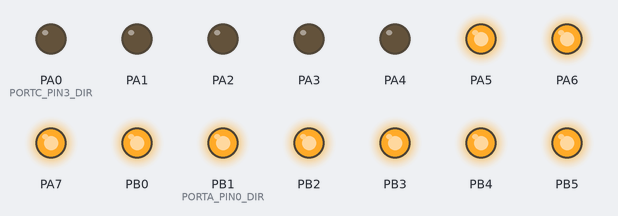
Bench run of a program on a simulated ATmega32, built with avr-gcc and emulated at 8 MHz (the files do not name the chip). Parts: output pins drawn as LEDs (lit = HIGH).

Above: at 0.1 s.
Timing chart, 0 to 1.6 s (numbered marks = the images above):
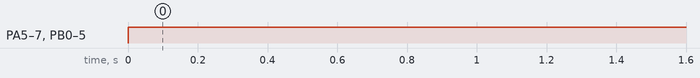

The program:

main.c
```c
/**
 ******************************************************************************
 * @file           :
 * @author         : Abdelrahman Ellithy
 */
#define F_CPU 8000000
#include "MCAL/PORT/PORT_interface.h"
#include "HAL/LCD Driver/CLCD_interface.h"
#include "LIB/STD_TYPES.h"
#include "LIB/BIT_OPERATIONS.h"
#include "MCAL/UART/UART_Interface.h"
u8 UARTDATA=0xff;
int main(void)
{
	PORT_voidInit();
	UART_Init();
	UART_RX_InterruptEnable();
	sei();
	while(1){
		if(UARTDATA!=0xff){
			UART_SendByte('\r');
			UART_SendByte('\n');
			UART_SendByte(UARTDATA);
			UART_SendByte('\r');
			UART_SendByte('\n');
			UARTDATA=0xff;
		}
	}
}
```

CLCD_config.h
```c
/*
 * CLCD_Config.h
 * SW Component : CLCD
 * Layer :HAL
 *  Author: Abdelrahman Ellithy
 */

#ifndef CLCD_CONFIG_H_
#define CLCD_CONFIG_H_

#include "../../MCAL/GPIO/GPIO_Interface.h"
/***************************************************************************************/
/* LCD Mode */

/* $ Options :-
	1- 4
	2- 8
 */
#define CLCD_MODE  8
/* $ Options :-
	1- CLCd_2_16
	2- CLCd_4_16
	3- CLCd_4_20
 */

#define CLCD_Type  CLCd_2_16


/***************************************************************************************/


/* D0 ------> D7 */
/*

  Options:-
 	 1-DIO_PORTA
 	 2-DIO_PORTB
 	 3-DIO_PORTC
 	 4-DIO_PORTD

 */
/***************************************************************************************/


#define CLCD_DATA_PORT      GPIO_PORTB

/* RS,RW,EN */
#define CLCD_CONTROL_PORT   GPIO_PORTC

/***************************************************************************************/


/*

 Options:-
 	 1-DIO_PIN0
 	 2-DIO_PIN1
 	 3-DIO_PIN2
 	 4-DIO_PIN3
 	 5-DIO_PIN4
 	 6-DIO_PIN5
 	 7-DIO_PIN6
 	 8-DIO_PIN7

 */
#define CLCD_RS             GPIO_PIN0
//#define CLCD_RW             DIO_PIN1 alwaws connected to ground
#define CLCD_EN             GPIO_PIN1

#define Cursor_Mode lcd_DisplayOn_CursorOff
/***************************************************************************************/


#endif /* CLCD_CONFIG_H_ */
```

CLCD_interface.h
```c
/*
 *<<<<<<<<<<<<<<<<<<<<<<<<<<<<<<<<<<<<<<<<<<<<    CLCD_interface.h    >>>>>>>>>>>>>>>>>>>>>>>>>>>>>>>>>>>>>>>>>>>>>
 *
 *  Author : Abdelrahman Ellithy
 *
 */

#ifndef LCD_INTERFACE_H_
#define LCD_INTERFACE_H_
#include "CLCD_config.h"


#if   CLCD_MODE == 4
#define FOUR_BITS                     0x28          //4 bits mode initialization
#elif CLCD_MODE == 8
#define EIGHT_BITS                    0x38          //8 bits mode initialization (8-bit data, 2-line display, 5 x 7 font )
#endif

#if CLCD_Type == CLCd_4_16
	#define CLCD_ROW_3   3
	#define CLCD_ROW_4   4
	#define lcd_Line_3	                  0x90          // set cursor line 3
	#define lcd_Line_4	                  0xD0          // set cursor line 4
#elif CLCD_Type == CLCd_4_20
	#define CLCD_ROW_3   3
	#define CLCD_ROW_4   4
	#define lcd_Line_3	                  0x94          // set cursor line 3
	#define lcd_Line_4	                  0xD4          // set cursor line 4
	#define CLCD_COL_17  17
	#define CLCD_COL_18  18
	#define CLCD_COL_19  19
	#define CLCD_COL_20  20
#endif

#define lcd_DisplayOn_CursorOff       0x0c          // display on, cursor off, don't blink character
#define lcd_DisplayOn_CursorOn        0x0e          // display on, cursor on, don't blink character
#define lcd_DisplayOff_CursorOff      0x08          // turn display off
#define lcd_Clear                     0x01          //replace all characters with ASCII 'space'
#define lcd_EntryMode                 0x06          // shift cursor from left to right on read/write
#define lcd_Home                      0x02          // return cursor to first position on first line
#define lcd_CGRAM                     0x40          // the first Place/Address at CGRAM
#define lcd_Line_1	                  0x80          // set cursor line 1
#define lcd_Line_2	                  0xC0          // set cursor line 2
#define lcd_FunctionReset             0x30          // reset the LCD


/***************************************************************************************/


#define CLCD_ROW_1   1
#define CLCD_ROW_2   2

#define CLCD_COL_1   1
#define CLCD_COL_2   2
#define CLCD_COL_3   3
#define CLCD_COL_4   4
#define CLCD_COL_5   5
#define CLCD_COL_6   6
#define CLCD_COL_7   7
#define CLCD_COL_8   8
#define CLCD_COL_9   9
#define CLCD_COL_10  10
#define CLCD_COL_11  11
#define CLCD_COL_12  12
#define CLCD_COL_13  13
#define CLCD_COL_14  14
#define CLCD_COL_15  15
#define CLCD_COL_16  16

/***************************************************************************************/

void CLCD_voidInit                      ( void                                  );
void CLCD_voidSendData                  ( u8 Copy_u8Data                        );
void CLCD_voidSendCommand               ( u8 Copy_u8Commend                     );
void CLCD_voidSendString                ( u8 * Copy_u8ptrString					);
void CLCD_voidSendNumber                ( u64 Copy_u64Number                    );
void CLCD_voidSetPosition               ( u8 Copy_u8Row         , u8 Copy_u8Col );
void CLCD_voidClearScreen               (void                                   );

/***************************************************************************************/

#endif /* LCD_INTERFACE_H_ */
```

BIT_OPERATIONS.h
```c
/*
 * BIT_OPERATIONS.h
 *
 * Created: 2023-08-05 10:37:02 AM
 *  Author: lenovo
 */


#ifndef BIT_OPERATIONS_H_
#define BIT_OPERATIONS_H_

#define SET_REG(Reg)				(Reg|=0xFF)
#define MASK_REG(Reg,val)			(Reg&=val)
#define CLEAR_REG(Reg)				(Reg&=0x00)
#define TOGGLE_REG(Reg)				(Reg^=0xFF)
#define WRITE_REG(Reg,Val)			(Reg=Val)
#define GET_REG(Reg, val)			(val=(Reg & 0xFF ))

#define CLEAR_bits(Reg,bits)		(Reg&=~(bits))
#define Set_bits(Reg,bits)			(Reg|=bits)
#define CLEAR_High_nipple(Reg)		(Reg&=0x0f)
#define CLEAR_low_nipple(Reg)		(Reg&=0xf0)


#define SET_BIT(Reg,bit)			 (Reg|=(1<<bit) )
#define CLEAR_BIT(Reg,bit)			 (Reg&=~(1<<bit) ) // 0000 0001 >~ 1111 1110
#define TOGGLE_BIT(Reg,bit)			 (Reg^=(1<<bit) )
#define GET_BIT(Reg,bit)			 ((Reg>>bit) &0x01 )


# define sei()  __asm__ __volatile__ ("sei" ::)
# define cli()  __asm__ __volatile__ ("cli" ::)


# define ret()  __asm__ __volatile__ ("ret" ::)
# define reti() __asm__ __volatile__ ("reti" ::)


#endif /* BIT_OPERATIONS_H_ */
```

STD_TYPES.h
```c
//
// Created by lenovo on 2024-05-05.
//

#ifndef LEC_CODES_STD_TYPES_H
#define LEC_CODES_STD_TYPES_H

#define OK           	0
#define NOK          	1
#define BUSY_STATE	 	3
#define TIMEOUT_STATE   4

#define NULL ((void *)0)

typedef unsigned char	     u8 ;
typedef unsigned short		 u16;
typedef unsigned long		 u32;
typedef unsigned long long	 u64;

typedef signed char          s8 ;
typedef signed short		 s16 ;
typedef signed long			 s32 ;

typedef float				f32 ;
typedef double				f64 ;

#define TRUE 1
#define FALSE 0
#define NULLPTR   ((void*)0)


#endif //LEC_CODES_STD_TYPES_H
```

GPIO_Interface.h
```c
/*
 * GPIO_Interface.h
 * SW Component : GPIO
 * Layer :MCAl
 * Created: 2024-07-02 10:39:15 PM
 *  Author: Abdelrahman Ellithy
 */


#ifndef GPIO_INTERFACE_H_
#define GPIO_INTERFACE_H_

#include "../../LIB/STD_TYPES.h"


// macros for user to interface with GPIO

#define GPIO_PORTA		 0x01
#define GPIO_PORTB       0x02
#define GPIO_PORTC       0x03
#define GPIO_PORTD       0x04

#define GPIO_PIN0		 0x00
#define GPIO_PIN1		 0x01
#define GPIO_PIN2		 0x02
#define GPIO_PIN3		 0x03
#define GPIO_PIN4		 0x04
#define GPIO_PIN5		 0x05
#define GPIO_PIN6		 0x06
#define GPIO_PIN7		 0x07

typedef enum{
	 PIN0	=	 0x00,
	 PIN1	=	 0x01,
	 PIN2	=	 0x02,
	 PIN3	=	 0x03,
	 PIN4	=	 0x04,
	 PIN5	=	 0x05,
	 PIN6	=	 0x06,
	 PIN7	=	 0x07
}GPIO_PIN;

#define GPIO_PIN_HIGH	 0x01
#define GPIO_PIN_LOW 	 0x00


#define GPIO_PIN_OUTPUT	 0x01
#define GPIO_PIN_INPUT 	 0x00


#define GPIO_PORT_HIGH	 0xFF
#define GPIO_PORT_LOW 	 0x00


// Function prototypes for user to interface with GPIO

void GPIO_PIN_WRITE(u8 PortName,GPIO_PIN PinNumber, u8 Value );

void GPIO_PIN_TOGGLE(u8 PortName,GPIO_PIN PinNumber );

void GPIO_PIN_Init(u8 PortName,u8 PinNumber, u8 Value );

void GPIO_Read_PIN_Value(u8 PortName,u8 PinNumber, u8* Value );

void GPIO_PORT_WRITE(u8 PortName, u8 Value );

void GPIO_Set_PORT_Direction(u8 PortName, u8 Value );

void GPIO_PORT_TOGGLE(u8 PortName, u8 Value );

void GPIO_Read_PORT_Value(u8 PortName, u8* Value );


#endif /* GPIO_INTERFACE_H_ */
```

PORT_Config.h
```c
/*
******************************************
 * Created: 2023-07-12 7:00:12 PM
 *  Author: Abdelrahman Ellithy
 *  File name= PORT_Config.h
 *  Author : Abdekrahman Ellithy
 *  Layer  : MCAL
 *  Software Component   : PORT
 */

#ifndef PORT_CONFIG_H_
#define PORT_CONFIG_H_

/************* PINS Direction   *********************/

#define DIO_INPUT  0
#define DIO_OUTPUT 1

/*
	$ Options :-

		1- DIO_INPUT
		2- DIO_OUTPUT

*/

#define PORTA_PIN0_DIR				DIO_OUTPUT //0
#define PORTA_PIN1_DIR				DIO_OUTPUT  // 1
#define PORTA_PIN2_DIR				DIO_OUTPUT
#define PORTA_PIN3_DIR				DIO_OUTPUT
#define PORTA_PIN4_DIR				DIO_OUTPUT
#define PORTA_PIN5_DIR				DIO_OUTPUT
#define PORTA_PIN6_DIR				DIO_OUTPUT
#define PORTA_PIN7_DIR				DIO_OUTPUT

#define PORTB_PIN0_DIR				DIO_OUTPUT
#define PORTB_PIN1_DIR				DIO_OUTPUT
#define PORTB_PIN2_DIR				DIO_OUTPUT
#define PORTB_PIN3_DIR				DIO_OUTPUT
#define PORTB_PIN4_DIR				DIO_OUTPUT
#define PORTB_PIN5_DIR				DIO_OUTPUT
#define PORTB_PIN6_DIR				DIO_OUTPUT
#define PORTB_PIN7_DIR				DIO_OUTPUT

#define PORTC_PIN0_DIR				DIO_OUTPUT
#define PORTC_PIN1_DIR				DIO_OUTPUT
#define PORTC_PIN2_DIR				DIO_OUTPUT
#define PORTC_PIN3_DIR				DIO_INPUT
#define PORTC_PIN4_DIR				DIO_INPUT
#define PORTC_PIN5_DIR				DIO_INPUT
#define PORTC_PIN6_DIR				DIO_INPUT
#define PORTC_PIN7_DIR				DIO_INPUT

#define PORTD_PIN0_DIR				DIO_INPUT
#define PORTD_PIN1_DIR				DIO_OUTPUT
#define PORTD_PIN2_DIR				DIO_OUTPUT
#define PORTD_PIN3_DIR				DIO_OUTPUT
#define PORTD_PIN4_DIR				DIO_OUTPUT
#define PORTD_PIN5_DIR				DIO_OUTPUT
#define PORTD_PIN6_DIR				DIO_OUTPUT
#define PORTD_PIN7_DIR				DIO_OUTPUT


/****************** PINS Values   *******************/

/* INPUT Values   */

#define INPUT_FLOATING 0
#define INPUT_PULLUP   1

/* OUTPUT Values  */

#define OUTPUT_LOW     0
#define OUTPUT_HIGH    1

#define PORTA_PIN0_INITIAL_VALUE	OUTPUT_LOW
#define PORTA_PIN1_INITIAL_VALUE    OUTPUT_LOW
#define PORTA_PIN2_INITIAL_VALUE    OUTPUT_LOW
#define PORTA_PIN3_INITIAL_VALUE    OUTPUT_LOW
#define PORTA_PIN4_INITIAL_VALUE    OUTPUT_LOW
#define PORTA_PIN5_INITIAL_VALUE    OUTPUT_HIGH
#define PORTA_PIN6_INITIAL_VALUE    OUTPUT_HIGH
#define PORTA_PIN7_INITIAL_VALUE	OUTPUT_HIGH

#define PORTB_PIN0_INITIAL_VALUE	OUTPUT_HIGH
#define PORTB_PIN1_INITIAL_VALUE    OUTPUT_HIGH
#define PORTB_PIN2_INITIAL_VALUE    OUTPUT_HIGH
#define PORTB_PIN3_INITIAL_VALUE    OUTPUT_HIGH
#define PORTB_PIN4_INITIAL_VALUE    OUTPUT_HIGH
#define PORTB_PIN5_INITIAL_VALUE    OUTPUT_HIGH
#define PORTB_PIN6_INITIAL_VALUE    OUTPUT_HIGH
#define PORTB_PIN7_INITIAL_VALUE	OUTPUT_HIGH

#define PORTC_PIN0_INITIAL_VALUE	OUTPUT_LOW
#define PORTC_PIN1_INITIAL_VALUE    OUTPUT_LOW
#define PORTC_PIN2_INITIAL_VALUE    OUTPUT_LOW
#define PORTC_PIN3_INITIAL_VALUE    INPUT_FLOATING
#define PORTC_PIN4_INITIAL_VALUE    INPUT_FLOATING
#define PORTC_PIN5_INITIAL_VALUE    INPUT_FLOATING
#define PORTC_PIN6_INITIAL_VALUE    OUTPUT_LOW
#define PORTC_PIN7_INITIAL_VALUE	INPUT_PULLUP

#define PORTD_PIN0_INITIAL_VALUE	INPUT_FLOATING
#define PORTD_PIN1_INITIAL_VALUE    INPUT_FLOATING
#define PORTD_PIN2_INITIAL_VALUE    INPUT_PULLUP
#define PORTD_PIN3_INITIAL_VALUE    INPUT_PULLUP
#define PORTD_PIN4_INITIAL_VALUE    OUTPUT_HIGH
#define PORTD_PIN5_INITIAL_VALUE    OUTPUT_HIGH
#define PORTD_PIN6_INITIAL_VALUE    INPUT_FLOATING
#define PORTD_PIN7_INITIAL_VALUE	OUTPUT_HIGH

/******************************************************/

#endif
```

PORT_PRIVATE.h
```c
/*
******************************************
 * Created: 2023-07-12 7:00:12 PM
 *  Author: Abdelrahman Ellithy
 *
 *  Author : Abdelrahman Ellithy
 *
 */
#ifndef PORT_PRIVATE_H_
#define PORT_PRIVATE_H_

#define DDRA_Register 		(*(volatile u8*)0x3A)
#define DDRB_Register		(*(volatile u8*)0x37)
#define DDRC_Register		(*(volatile u8*)0x34)
#define DDRD_Register		(*(volatile u8*)0x31)

#define PORTA_Register		(*(volatile u8*)0x3b)
#define PORTB_Register		(*(volatile u8*)0x38)
#define PORTC_Register		(*(volatile u8*)0x35)
#define PORTD_Register		(*(volatile u8*)0x32)

#define CONC(b7,b6,b5,b4,b3,b2,b1,b0)			CONC_2(b7,b6,b5,b4,b3,b2,b1,b0)
#define CONC_2(b7,b6,b5,b4,b3,b2,b1,b0)	        0b##b7##b6##b5##b4##b3##b2##b1##b0

#define PORTA_DIR				CONC(PORTA_PIN7_DIR,PORTA_PIN6_DIR,PORTA_PIN5_DIR,PORTA_PIN4_DIR,PORTA_PIN3_DIR,PORTA_PIN2_DIR,PORTA_PIN1_DIR,PORTA_PIN0_DIR)
#define PORTB_DIR				CONC(PORTB_PIN7_DIR,PORTB_PIN6_DIR,PORTB_PIN5_DIR,PORTB_PIN4_DIR,PORTB_PIN3_DIR,PORTB_PIN2_DIR,PORTB_PIN1_DIR,PORTB_PIN0_DIR)
#define PORTC_DIR				CONC(PORTC_PIN7_DIR,PORTC_PIN6_DIR,PORTC_PIN5_DIR,PORTC_PIN4_DIR,PORTC_PIN3_DIR,PORTC_PIN2_DIR,PORTC_PIN1_DIR,PORTC_PIN0_DIR)
#define PORTD_DIR				CONC(PORTD_PIN7_DIR,PORTD_PIN6_DIR,PORTD_PIN5_DIR,PORTD_PIN4_DIR,PORTD_PIN3_DIR,PORTD_PIN2_DIR,PORTD_PIN1_DIR,PORTD_PIN0_DIR)

#define PORTA_INITIAL_VALUE		CONC(PORTA_PIN7_INITIAL_VALUE,PORTA_PIN6_INITIAL_VALUE,PORTA_PIN5_INITIAL_VALUE,PORTA_PIN4_INITIAL_VALUE,PORTA_PIN3_INITIAL_VALUE,PORTA_PIN2_INITIAL_VALUE,PORTA_PIN1_INITIAL_VALUE,PORTA_PIN0_INITIAL_VALUE)
#define PORTB_INITIAL_VALUE		CONC(PORTB_PIN7_INITIAL_VALUE,PORTB_PIN6_INITIAL_VALUE,PORTB_PIN5_INITIAL_VALUE,PORTB_PIN4_INITIAL_VALUE,PORTB_PIN3_INITIAL_VALUE,PORTB_PIN2_INITIAL_VALUE,PORTB_PIN1_INITIAL_VALUE,PORTB_PIN0_INITIAL_VALUE)
#define PORTC_INITIAL_VALUE		CONC(PORTC_PIN7_INITIAL_VALUE,PORTC_PIN6_INITIAL_VALUE,PORTC_PIN5_INITIAL_VALUE,PORTC_PIN4_INITIAL_VALUE,PORTC_PIN3_INITIAL_VALUE,PORTC_PIN2_INITIAL_VALUE,PORTC_PIN1_INITIAL_VALUE,PORTC_PIN0_INITIAL_VALUE)
#define PORTD_INITIAL_VALUE		CONC(PORTD_PIN7_INITIAL_VALUE,PORTD_PIN6_INITIAL_VALUE,PORTD_PIN5_INITIAL_VALUE,PORTD_PIN4_INITIAL_VALUE,PORTD_PIN3_INITIAL_VALUE,PORTD_PIN2_INITIAL_VALUE,PORTD_PIN1_INITIAL_VALUE,PORTD_PIN0_INITIAL_VALUE)

#endif
```

PORT_interface.h
```c
/*
******************************************
 * Created: 2023-07-12 7:00:12 PM
 *  Author: Abdelrahman Ellithy

 *  Author : Abdelrahman Ellithy
 */
#ifndef PORT_INTERFACE_H_
#define PORT_INTERFACE_H_

void PORT_voidInit(void);

#endif
```

PORT_program.c
```c
/*
 *<<<<<<<<<<<<<<<<<<<<<<<<<<<<<<<<<<<<<<<<<<<<    PORT_program.c   >>>>>>>>>>>>>>>>>>>>>>>>>>>>>>>>>>>>>>>>>>>>>
 *
  *  Author : Abdelrahman Ellithy
 *
 */

#include "../../LIB/STD_TYPES.h"
#include "PORT_config.h"
#include "PORT_private.h"
#include "PORT_interface.h"

void PORT_voidInit(void)
{
	DDRA_Register=PORTA_DIR;
	DDRB_Register=PORTB_DIR;
	DDRC_Register=PORTC_DIR;
	DDRD_Register=PORTD_DIR;

	/*
		Hint : will set 1 if The pin input Pullup
	*/
	PORTA_Register=PORTA_INITIAL_VALUE;
	PORTB_Register=PORTB_INITIAL_VALUE;
	PORTC_Register=PORTC_INITIAL_VALUE;
	PORTD_Register=PORTD_INITIAL_VALUE;
}
```

UART_Config.h
```c
/*
 * UART_Config.h
 *
 * Created: 2023-12-08 1:05:28 AM
 *  Author: Abdelrahman Ellithy
 */


#ifndef UART_CONFIG_H_
#define UART_CONFIG_H_

/********************speed mode*************************/
#define NORMAL_SPEED      0
#define DOUBLE_SPEED      1
#define TOTAL_SPEED_MODE  2
/********************cpu freqs***************************/
#define   _4_MHZ         0
#define   _8_MHZ         1
#define  _16_MHZ         2
#define  TOTAL_CPU_F     3
/*******************baud rate *****************************/
#define  BAUD_2400       0
#define  BAUD_4800       1
#define  BAUD_9600       2
#define  BAUD_14400      3
#define  BAUD_19200      4
#define  BAUD_28800      5
#define  TOTAL_BAUD_RATE 6
/*******************parity mode*************************/
#define NO_PARITY    0
#define EVEN_PARITY  1
#define ODD_PARITY   2
/*************** number of data bits********************/
#define  _5_DATA_BITS    5
#define  _6_DATA_BITS    6
#define  _7_DATA_BITS    7
#define  _8_DATA_BITS    8
#define  _9_DATA_BITS    9

/***************      sync mode*************************/
#define  SYNCH  0
#define  ASYNCH 1
/************    number of stop bits*****************/
#define  ONE_STOP_BIT   1
#define  TWO_STOP_BIT   2


/******************* UART configuration*********************************/

#define  SPEED_MODE         NORMAL_SPEED
#define  CPU_F               _8_MHZ
#define  BUAD_RATE          BAUD_19200
#define  SYNCH_MODE         ASYNCH
#define  PARITY_MODE        NO_PARITY
#define  N_DATA_BITS        _8_DATA_BITS
#define  N_STOP_BITS        ONE_STOP_BIT


#endif /* UART_CONFIG_H_ */ /*0x1A0*/
```

UART_Interface.h
```c
/*
 * UART_Interface.h
 *
 * Created: 2023-12-08 1:05:43 AM
 *  Author: Abdelrahman Ellithy
 */


#ifndef UART_INTERFACE_H_
#define UART_INTERFACE_H_
#include "../../LIB/STD_TYPES.h"


void UART_TX_SetCallBack(void (*LocalFptr)(void));
void UART_RX_SetCallBack(void (*LocalFptr)(void));


void UART_Init();
void UART_RX_InterruptEnable();
void UART_RX_InterruptDisable(void);
void UART_TX_InterruptEnable(void);
void UART_TX_InterruptDisable(void);
void UART_SendByte(u8 data);
void UART_SendString(u8* ptr);
u8 UART_Receive_NoBlock(u8*pdata);
#endif /* UART_INTERFACE_H_ */
```

Source omitted: UART_Private.h (2204 bytes), UART_Program.c (3566 bytes)

Measured:
- by itself, PA5–7, PB0, PB1 (PORTA_PIN0_DIR), PB2–5: LOW → HIGH at 0.00 s
